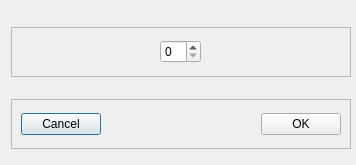
<?xml version="1.0" encoding="UTF-8"?>
<ui version="4.0">
 <class>dialog_set_sleep</class>
 <widget class="QDialog" name="dialog_set_sleep">
  <property name="geometry">
   <rect>
    <x>0</x>
    <y>0</y>
    <width>344</width>
    <height>165</height>
   </rect>
  </property>
  <property name="sizePolicy">
   <sizepolicy hsizetype="Minimum" vsizetype="Preferred">
    <horstretch>0</horstretch>
    <verstretch>0</verstretch>
   </sizepolicy>
  </property>
  <property name="maximumSize">
   <size>
    <width>344</width>
    <height>400</height>
   </size>
  </property>
  <property name="windowTitle">
   <string>Dialog</string>
  </property>
  <property name="layoutDirection">
   <enum>Qt::LeftToRight</enum>
  </property>
  <property name="locale">
   <locale language="Portuguese" country="Portugal"/>
  </property>
  <layout class="QVBoxLayout" name="verticalLayout">
   <property name="rightMargin">
    <number>5</number>
   </property>
   <property name="bottomMargin">
    <number>0</number>
   </property>
   <item>
    <widget class="QFrame" name="frame_set_sleep">
     <property name="maximumSize">
      <size>
       <width>16777215</width>
       <height>50</height>
      </size>
     </property>
     <property name="frameShape">
      <enum>QFrame::StyledPanel</enum>
     </property>
     <property name="frameShadow">
      <enum>QFrame::Raised</enum>
     </property>
     <layout class="QHBoxLayout" name="horizontalLayout_2">
      <item>
       <widget class="QSpinBox" name="sleep_edit">
        <property name="sizePolicy">
         <sizepolicy hsizetype="Maximum" vsizetype="Fixed">
          <horstretch>0</horstretch>
          <verstretch>0</verstretch>
         </sizepolicy>
        </property>
       </widget>
      </item>
     </layout>
    </widget>
   </item>
   <item>
    <widget class="QFrame" name="dialog_btn_sleep">
     <property name="maximumSize">
      <size>
       <width>16777215</width>
       <height>50</height>
      </size>
     </property>
     <property name="frameShape">
      <enum>QFrame::StyledPanel</enum>
     </property>
     <property name="frameShadow">
      <enum>QFrame::Raised</enum>
     </property>
     <layout class="QHBoxLayout" name="horizontalLayout">
      <property name="spacing">
       <number>160</number>
      </property>
      <item>
       <widget class="QPushButton" name="btn_cancel_sleep">
        <property name="text">
         <string>Cancel</string>
        </property>
       </widget>
      </item>
      <item>
       <widget class="QPushButton" name="btn_ok_sleep">
        <property name="text">
         <string>OK</string>
        </property>
       </widget>
      </item>
     </layout>
    </widget>
   </item>
  </layout>
 </widget>
 <resources/>
 <connections/>
</ui>
